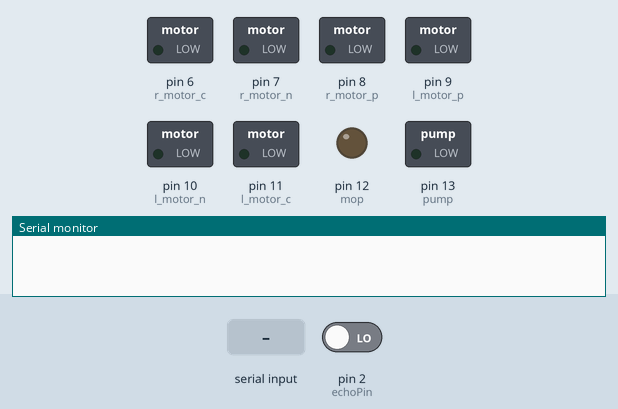
This sketch was run on a simulated Arduino Uno, built with avr-gcc and run on an emulated ATmega328P. Shown: switched loads named in the sketch (green lamp = pin HIGH), output pins drawn as LEDs (lit = HIGH), the last lines printed to the serial monitor. Inputs (shaded band) come from the test bench; at power-on: pin 2 (echoPin) LOW. Pins used as bus, display or sensor lines are not drawn.

Above: at 1.2 s.
1.3 s: "R" received over the second serial link
12.0 s: "p" received over the second serial link
At 30.7 s:
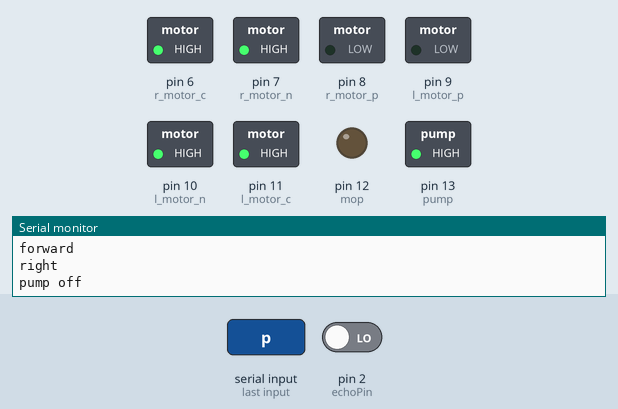
31.5 s: "P" received over the second serial link
At 50.0 s:
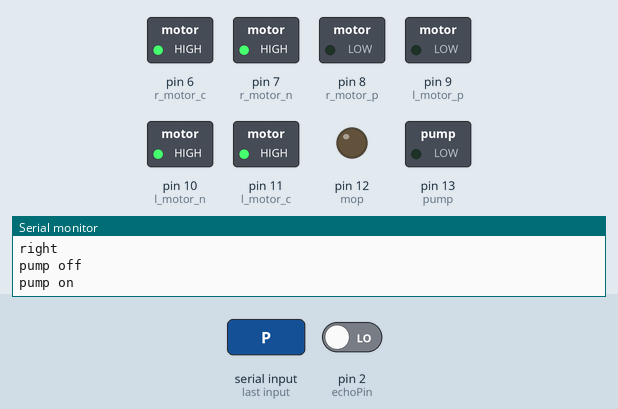
50.5 s: "m" received over the second serial link
At 69.3 s:
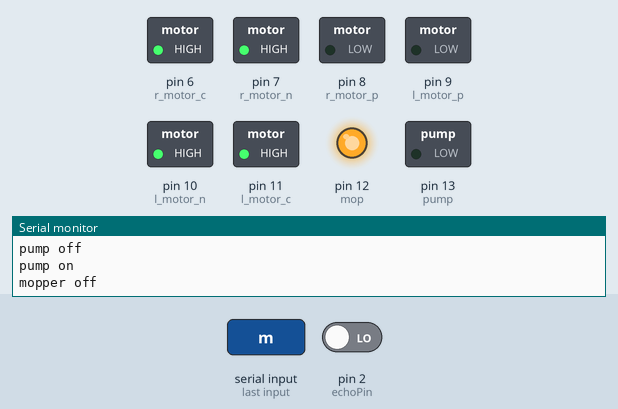
72.5 s: "F" received over the second serial link
At 86.2 s:
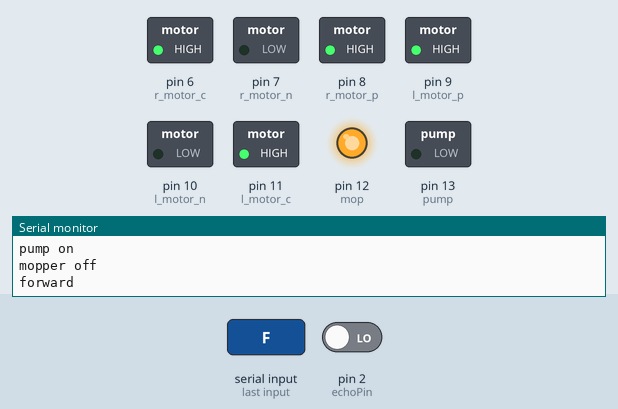
Timing chart, 0 to 88.5 s (numbered marks = the images above; inputs shaded):
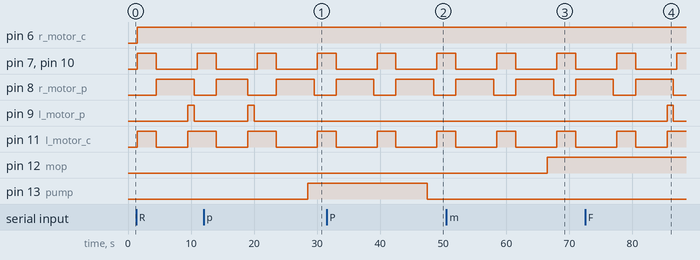

The sketch:

RoboMop_v2.ino
```cpp
#include <Servo.h>
#include <SoftwareSerial.h>

SoftwareSerial Bluetooth(4,5);
Servo myServo;

int r_motor_n = 7; //PWM control Right Motor +
int r_motor_p = 8; //PWM control Right Motor -
int r_motor_c = 6;
int l_motor_p = 9; //PWM control Left Motor -
int l_motor_n = 10; //PWM control Left Motor +
int l_motor_c = 11;
int pump = 13;
int mop = 12;
int serv = 3;
int speedy = 255;
int incomingByte = 'F'; // for incoming serial data
const int trigPin = 3; //trigger pin ultrasonic
const int echoPin = 2; //echopin ultrasonic
long duration;
int distance;


void setup()
{
Bluetooth.begin(9600);
pinMode(r_motor_n, OUTPUT); //Set control pins to be outputs
pinMode(r_motor_p, OUTPUT);
pinMode(r_motor_c, OUTPUT);
pinMode(l_motor_p, OUTPUT);
pinMode(l_motor_n, OUTPUT);
pinMode(l_motor_c, OUTPUT);
pinMode(pump, OUTPUT);
pinMode(mop, OUTPUT);
pinMode(trigPin, OUTPUT); // Sets the trigPin as an Output
pinMode(echoPin, INPUT);  // Sets the echoPin as an Input
digitalWrite(r_motor_n, LOW); //set both motors off for start-up
digitalWrite(r_motor_p, LOW);
digitalWrite(l_motor_p, LOW);
digitalWrite(l_motor_n, LOW);
digitalWrite(pump, LOW);
digitalWrite(mop, LOW);
Serial.begin(9600);
}


void loop()
{

if (Bluetooth.available() > 0)
{
incomingByte = Bluetooth.read();
}

DistanceCheck();

switch(incomingByte)
{

case 'S': // control to stop the robot
digitalWrite(r_motor_n, LOW);
digitalWrite(r_motor_p, LOW);
digitalWrite(l_motor_p, LOW);
digitalWrite(l_motor_n, LOW);
Serial.println("Stop");
incomingByte='*';
break;

case 'R': //control for right
digitalWrite(r_motor_n, LOW);
digitalWrite(r_motor_p, LOW);
digitalWrite(r_motor_c, HIGH);
digitalWrite(l_motor_p, HIGH);
digitalWrite(l_motor_n, LOW);
digitalWrite(l_motor_c, HIGH);
Serial.println("right");
incomingByte='*';
break;


case 'L': //control for left
digitalWrite(r_motor_n, LOW);
digitalWrite(r_motor_p, HIGH);
digitalWrite(r_motor_c, HIGH);
digitalWrite(l_motor_p, LOW);
digitalWrite(l_motor_n, LOW);
digitalWrite(l_motor_c, LOW);
Serial.println("left");
incomingByte='*';
break;


case 'F': //control for forward
digitalWrite(r_motor_n, LOW);
digitalWrite(r_motor_p, HIGH);
digitalWrite(r_motor_c, HIGH);
digitalWrite(l_motor_p, HIGH);
digitalWrite(l_motor_n, LOW);
digitalWrite(l_motor_c, HIGH);
Serial.println("forward");
incomingByte='*';
break;


case 'B': //control for backward
digitalWrite(r_motor_n, HIGH);
digitalWrite(r_motor_p, LOW);
digitalWrite(r_motor_c, HIGH);
digitalWrite(l_motor_p, LOW);
digitalWrite(l_motor_n, HIGH);
digitalWrite(l_motor_c, HIGH);
incomingByte='*';
break;


case 'P': // pump on
digitalWrite(pump, LOW);
Serial.println("pump on");
incomingByte='*';
break;

case 'p': // pump off
digitalWrite(pump, HIGH);
Serial.println("pump off");
incomingByte='*';
break;

case 'M':
digitalWrite(mop, LOW); // mopper on
Serial.println("mopper on");
incomingByte='*';
break;

case 'm':
digitalWrite(mop, HIGH); // mopper off
Serial.println("mopper off");
incomingByte='*';
break;

delay(5000);
}
}

void DistanceCheck(){
  digitalWrite(trigPin, LOW);
  delayMicroseconds(2 ); // Sets the trigPin on HIGH state for 10 micro seconds
  digitalWrite(trigPin, HIGH);
  delayMicroseconds(10);
  (trigPin, LOW);
  duration = pulseIn(echoPin, HIGH); // Reads the echoPin, returns the sound wave travel time in microseconds
  distance= duration*0.034/2; //distance in cm

  if (distance <= 25){
    //stop
    digitalWrite(r_motor_n, LOW);
    digitalWrite(r_motor_p, LOW);
    digitalWrite(l_motor_p, LOW);
    digitalWrite(l_motor_n, LOW);
    delay(500);
    //reverse
    digitalWrite(r_motor_n, HIGH);
    digitalWrite(r_motor_p, LOW);
    digitalWrite(r_motor_c, HIGH);
    digitalWrite(l_motor_p, LOW);
    digitalWrite(l_motor_n, HIGH);
    digitalWrite(l_motor_c, HIGH);
    delay(3000);
    //left
    digitalWrite(r_motor_n, LOW);
    digitalWrite(r_motor_p, HIGH);
    digitalWrite(r_motor_c, HIGH);
    digitalWrite(l_motor_p, LOW);
    digitalWrite(l_motor_n, LOW);
    digitalWrite(l_motor_c, LOW);
    delay(5000);
  //incomingByte = 'L';
  }

}
```

Measured:
- after the input at 12.0 s, pin 13 (pump): LOW → HIGH after 16.5 s
- after the input at 31.5 s, pin 13 (pump): HIGH → LOW after 16.0 s
- after the input at 50.5 s, pin 12 (mop): LOW → HIGH after 16.0 s
- after the input at 72.5 s, pin 9 (l_motor_p): LOW → HIGH after 13.0 s, → LOW 1.0 s later
- by itself, pin 7 (r_motor_n), pin 10 (l_motor_n), pin 11 (l_motor_c): alternates HIGH for 3.0 s and LOW for 6.5 s
- by itself, pin 8 (r_motor_p): alternates HIGH for 6.0 s and LOW for 3.5 s
